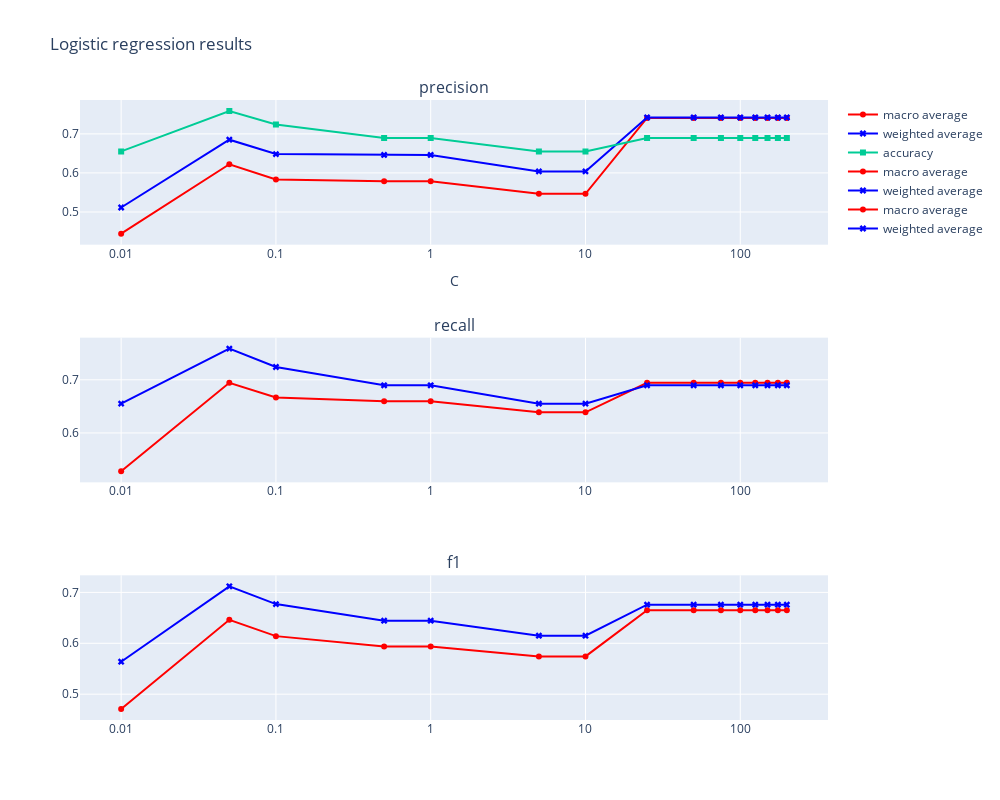

The code cell stored with this chart in its notebook:
### Code cell
# X_train, X_test, y_train, y_test, scaler= split_data(df, selected_feature_names, target, test_size=0, random_state=2024)
import warnings
warnings.filterwarnings('ignore')
c_ls = [.01, .05, .1, .5, 1, 5, 10, 25, 50, 75, 100, 125, 150, 175, 200]
accuracy_ls, precision_ls, recall_ls, f1_ls = manual_tuning_lr(df, selected_feature_names, target, c_ls)
metrics_ls = [precision_ls, recall_ls, f1_ls]
plot_manual_tuning_results(c_ls, metrics_ls)
X, _, y, _, final_scaler = split_data(df, selected_feature_names, target, test_size=0)
y_pred, lr_model = eval_lr_model(X, y, C=.05, max_iter=1000, random_state=2024)

### Figure 1 — Plotly figure (JSON) as saved in the notebook; plotly's stock layout.template omitted (floating-point values rounded to 4 significant figures)
{"data": [{"line": {"color": "red"}, "marker": {"symbol": "circle"}, "mode": "lines+markers", "name": "macro average", "type": "scatter", "x": [0.01, 0.05, 0.1, 0.5, 1, 5, 10, 25, 50, 75, 100, 125, 150, 175, 200], "xaxis": "x", "y": [0.4444, 0.6222, 0.5833, 0.5788, 0.5788, 0.5464, 0.5464, 0.7409, 0.7409, 0.7409, 0.7409, 0.7409, 0.7409, 0.7409, 0.7409], "yaxis": "y"}, {"line": {"color": "blue"}, "marker": {"symbol": "x"}, "mode": "lines+markers", "name": "weighted average", "type": "scatter", "x": [0.01, 0.05, 0.1, 0.5, 1, 5, 10, 25, 50, 75, 100, 125, 150, 175, 200], "xaxis": "x", "y": [0.5115, 0.6851, 0.6483, 0.6461, 0.6461, 0.6039, 0.6039, 0.7419, 0.7419, 0.7419, 0.7419, 0.7419, 0.7419, 0.7419, 0.7419], "yaxis": "y"}, {"marker": {"symbol": "square"}, "mode": "lines+markers", "name": "accuracy", "type": "scatter", "x": [0.01, 0.05, 0.1, 0.5, 1, 5, 10, 25, 50, 75, 100, 125, 150, 175, 200], "xaxis": "x", "y": [0.6552, 0.7586, 0.7241, 0.6897, 0.6897, 0.6552, 0.6552, 0.6897, 0.6897, 0.6897, 0.6897, 0.6897, 0.6897, 0.6897, 0.6897], "yaxis": "y"}, {"line": {"color": "red"}, "marker": {"symbol": "circle"}, "mode": "lines+markers", "name": "macro average", "type": "scatter", "x": [0.01, 0.05, 0.1, 0.5, 1, 5, 10, 25, 50, 75, 100, 125, 150, 175, 200], "xaxis": "x2", "y": [0.5278, 0.6944, 0.6667, 0.6597, 0.6597, 0.6389, 0.6389, 0.6944, 0.6944, 0.6944, 0.6944, 0.6944, 0.6944, 0.6944, 0.6944], "yaxis": "y2"}, {"line": {"color": "blue"}, "marker": {"symbol": "x"}, "mode": "lines+markers", "name": "weighted average", "type": "scatter", "x": [0.01, 0.05, 0.1, 0.5, 1, 5, 10, 25, 50, 75, 100, 125, 150, 175, 200], "xaxis": "x2", "y": [0.6552, 0.7586, 0.7241, 0.6897, 0.6897, 0.6552, 0.6552, 0.6897, 0.6897, 0.6897, 0.6897, 0.6897, 0.6897, 0.6897, 0.6897], "yaxis": "y2"}, {"line": {"color": "red"}, "marker": {"symbol": "circle"}, "mode": "lines+markers", "name": "macro average", "type": "scatter", "x": [0.01, 0.05, 0.1, 0.5, 1, 5, 10, 25, 50, 75, 100, 125, 150, 175, 200], "xaxis": "x3", "y": [0.4708, 0.6462, 0.6141, 0.5939, 0.5939, 0.5742, 0.5742, 0.665, 0.665, 0.665, 0.665, 0.665, 0.665, 0.665, 0.665], "yaxis": "y3"}, {"line": {"color": "blue"}, "marker": {"symbol": "x"}, "mode": "lines+markers", "name": "weighted average", "type": "scatter", "x": [0.01, 0.05, 0.1, 0.5, 1, 5, 10, 25, 50, 75, 100, 125, 150, 175, 200], "xaxis": "x3", "y": [0.5638, 0.712, 0.677, 0.6444, 0.6444, 0.6149, 0.6149, 0.6758, 0.6758, 0.6758, 0.6758, 0.6758, 0.6758, 0.6758, 0.6758], "yaxis": "y3"}], "layout": {"annotations": [{"font": {"size": 16}, "showarrow": false, "text": "precision", "x": 0.5, "xanchor": "center", "xref": "paper", "y": 1.0, "yanchor": "bottom", "yref": "paper"}, {"font": {"size": 16}, "showarrow": false, "text": "recall", "x": 0.5, "xanchor": "center", "xref": "paper", "y": 0.6167, "yanchor": "bottom", "yref": "paper"}, {"font": {"size": 16}, "showarrow": false, "text": "f1", "x": 0.5, "xanchor": "center", "xref": "paper", "y": 0.2333, "yanchor": "bottom", "yref": "paper"}], "height": 800, "showlegend": true, "title": {"text": "Logistic regression results"}, "width": 1000, "xaxis": {"anchor": "y", "autorange": true, "domain": [0, 1], "range": [-2.266, 2.567], "ticktext": ["0.01", "0.1", "1", "10", "100", "500"], "tickvals": [0.01, 0.1, 1, 10, 100, 1000], "title": {"text": "C"}, "type": "log"}, "xaxis2": {"anchor": "y2", "autorange": true, "domain": [0, 1], "range": [-2.266, 2.567], "ticktext": ["0.01", "0.1", "1", "10", "100", "500"], "tickvals": [0.01, 0.1, 1, 10, 100, 1000], "type": "log"}, "xaxis3": {"anchor": "y3", "autorange": true, "domain": [0, 1], "range": [-2.266, 2.567], "ticktext": ["0.01", "0.1", "1", "10", "100", "500"], "tickvals": [0.01, 0.1, 1, 10, 100, 1000], "type": "log"}, "yaxis": {"anchor": "x", "autorange": true, "domain": [0.7667, 1.0], "range": [0.4163, 0.7867], "type": "linear"}, "yaxis2": {"anchor": "x2", "autorange": true, "domain": [0.3833, 0.6167], "range": [0.5071, 0.7793], "type": "linear"}, "yaxis3": {"anchor": "x3", "autorange": true, "domain": [0, 0.2333], "range": [0.4492, 0.7335], "type": "linear"}}}
